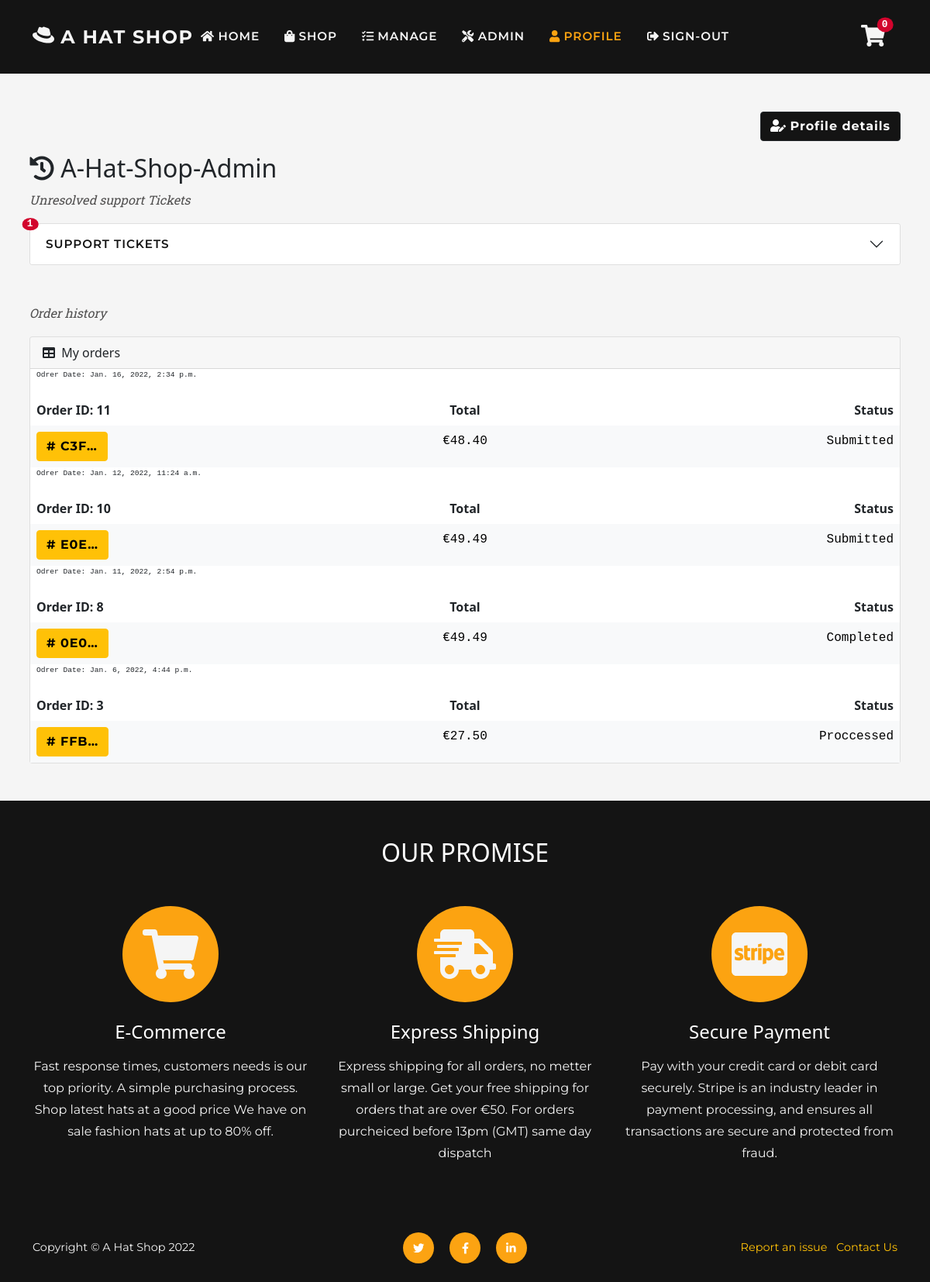
The page /user/ (signed in) on the database its author committed.
### checkout/models.py (models this page shows, shortened)
class Order(models.Model):
    SUBMITTED = 'Submitted'
    PAYMENT = 'Payment received'
    PROCESSED = 'Proccessed'
    SHIPPED = 'Shipped'
    CANCELLED = 'Cancelled'
    COMPLETED = 'Completed'
    ORDER_STATUS = [
        (SUBMITTED, 'Submitted'),
        (PAYMENT, 'Payment received'),
        (PROCESSED, 'Proccessed'),
        (SHIPPED, 'Shipped'),
        (CANCELLED, 'Cancelled'),
        (COMPLETED, 'Completed'),
    ]
    date = models.DateTimeField(auto_now_add=True)
    status = models.CharField(
        max_length=50, default=SUBMITTED, choices=ORDER_STATUS)
    order_number = models.CharField(
        max_length=32, null=False, editable=False)
    total = models.DecimalField(
        max_digits=10, decimal_places=2, default=0)
    delivery = models.DecimalField(
        max_digits=6, decimal_places=2, default=0)
    items = models.TextField(
        null=False, blank=False, default='')
    stripe_pid = models.CharField(
        max_length=254, null=False, blank=False, default='')
    paid = models.BooleanField(default=False)
    user_profile = models.ForeignKey(
        User, on_delete=models.SET_NULL,
        null=True, blank=True, related_name='orders')
    full_name = models.CharField(max_length=50)
    email = models.EmailField(max_length=50)
    shipping_name = models.CharField(max_length=50)
    address_line_1 = models.CharField(max_length=100)
    address_line_2 = models.CharField(max_length=100, blank=True)
    city = models.CharField(max_length=60)
    county = models.CharField(max_length=60, blank=True)
    postcode = models.CharField(max_length=30, blank=True)
    country = CountryField(blank_label='Country')
    def __str__(self):
        return str(f'Order #{self.order_number}')

### customers/views.py (the view)
# urls.py: path('user/', include('customers.urls')),
@login_required
def customers(request):
    order_count = None
    all_orders = False
    profile = request.user
    issues = profile.user_support.all().exclude(status='Resolved')
    issues_count = issues.count()
    reviews = request.user.user_review.all()
    if profile.orders:
        if 'all' in request.GET:
            orders = profile.orders.all().order_by('pk')
            all_orders = True
        else:
            orders = profile.orders.all().order_by('pk')[:10]
            order_count = orders.count()
    else:
        orders = False
    context = {
        'issues_count': issues_count,
        'order_count': order_count,
        'reviews': reviews,
        'all': all_orders,
        'issues': issues,
        'orders': orders,
    }
    return render(request, 'profile/profile.html', context)

### cart/contexts.py (called while the page is built, shortened)
def cart_contents(request):
    cart_items = []
    total = 0
    before = 0
    item_count = 0
    availability = 0
    cart = request.session.get('cart', {})
    if total < 50:
        delivery = total * Decimal(10 / 100)
        free_deivery = 50 * total
    else:
        delivery = 0
        free_deivery = 0
    delivery = round(delivery, 2)
    grand_total = delivery + total
    grand_total = round(grand_total, 2)
    context = {
        'cart_items': cart_items,
        'total': total,
        'before': before,
        'item_count': item_count,
        'delivery': delivery,
        'free_deivery': free_deivery,
        'deivery_treshold': 10,
        'grand_total': grand_total,
    }
    return context

### reviews/contexts.py (called while the page is built)
def review_context(request):
    review_items = ProductReview.objects.all()
    context = {
        'review_items': review_items,
    }
    return context

### support/contexts.py (called while the page is built, shortened)
def message_context(request):
    unread_messages_count = 0
    user_messages = None
    all_messages = Message.objects.all()
    if request.user.is_authenticated:
        profile = request.user
        user_messages = []
        if not request.user.is_superuser:
            if all_messages:
                issues = profile.user_support.all().exclude(status='Resolved')
        else:
            issues = CustomerSuport.objects.all()
        filtered_mesages = all_messages.exclude(
            user=profile).exclude(unread=False)
    context = {
        'unread_messages_count': unread_messages_count,
        'user_messages': user_messages,
    }
    return context

### support/models.py (called while the page is built)
    def __str__(self):
        return f'Ticket ID:{self.id}.\
        {self.issue} Issue. In order ID:{self.order.id}'

### customers/templates/profile/profile.html (shortened to what this page needs)
{% extends 'base.html' %}
{% load static %}
{% load thumbnail %}
{% load crispy_forms_tags %}
{% block extra_css %}
<link href="{% static 'css/customers.css' %}" rel="stylesheet" />
{% endblock %}
{% block page_header %}
<header class="py-5">
</header>
{% endblock %}
{% block content %}
<section class="page-section">
    <div class="container px-sm-2">
        <div class="col-12 text-left">
            <p class="col-12 text-end"><a class="btn btn-dark orrange" href="{% url 'user_details' %}"><i
                        class="fas fa-user-edit"></i> Profile
                    details</a></p>
        </div>
        <h2 class="text-capitalize"><i class="fas fa-history"></i> {{ request.user }}</h2>
        {% if issues %}
        <div>
            <p class="text-muted text-italic">Unresolved support Tickets
        </div>
        <div class="accordion mb-5 d-grid gap-2" id="accordionOne">
            <div class="accordion-item">
                <h2 class="accordion-header">
                    <button class="accordion-button position-relative collapsed" type="button" data-bs-toggle="collapse"
                        data-bs-target="#collapseFour" aria-expanded="true" aria-controls="collapseFour">
                        Support Tickets
                        <span
                            class="cart-pill text-white position-absolute top-0 start-0 translate-middle font-monospace bg-success {% if sale_coun != 0 %}bg-danger{% endif %} rounded-circle">
                            {{ issues_count }}
                        </span>
                    </button>
                </h2>
            </div>
        </div>
        {% endif %}
        <p class="text-muted text-italic">Order history</p>
        <div class="card">
            <div class="card-header">
                <i class="fas fa-table me-1"></i>
                My orders
            </div>
            <div class="card-body p-0">
                {% if orders %}
                {% for order in orders reversed %}
                <p class="time font-monospace px-2">Odrer Date: {{ order.date }}</p>
                <table class="table table-borderless mb-0">
                    <thead>
                        <tr>
                            <th>Order ID: {{ order.id }}</th>
                            <th class="text-center">Total</th>
                            <th class="text-end">Status</th>
                        </tr>
                    </thead>
                    <tbody class="">
                        <tr class="table-light">
                            <td class="col-4"><a class="btn btn-warning"
                                    href="{% url 'order_history' order.order_number %}"
                                    aria-label="A link to the order id {{ order.id }} summary page"
                                    title="{{ order }}" >
                                   # {{ order.order_number | truncatechars:4 }}
                                </a></td>
                            <td class="font-monospace col-4 text-center">€{{ order.total }}</td>
                            <td class="font-monospace col-4 text-end">{{ order.status }}</td>
                        </tr>
                    </tbody>
                </table>
                {% endfor %}
                {% endif %}
            </div>
        </div>
    </div>
</section>
{% endblock %}

### static/css/base.css (style rules this page uses)
:root { --bs-warning: #fca311; --bs-white: #ffffff; --bs-light: #f5f5f5; --bs-dark: #141414; --bs-danger: #d2042d; --bs-success: #6a994e; --bs-primary: #141414; --bs-secondary: #f5f5f5; --bs-primary-rgb: 20, 20, 20; --bs-secondary-rgb: 245, 245, 245; --bs-warning-rgb: 252, 163, 17; --bs-success-rgb: 106, 153, 78; --bs-danger-rgb: 210, 4, 45; --bs-white-rgb: 255, 255, 255; --bs-light-rgb: 245, 245, 245; --bs-dark-rgb: 20, 20, 20; }
.text-muted { color: #504f4f !important; }
.text-italic { font-weight: 400; font-style: italic; font-family: 'Roboto Slab', serif; }
html { scroll-padding-top: 4.5rem; scroll-behavior: smooth; }
body { position: relative; overflow-x: hidden; background-color: #f5f5f5; }
p { line-height: 1.75; }
a { color: blue; }
section, .page-section { padding: 3rem 0; min-height: 50vh; }
@media (min-width: 768px) { section { padding: 6rem 0; } }
.btn { font-family: "Montserrat", sans-serif; font-weight: 700; letter-spacing: .06rem; }
.cart-pill { font-size: .8rem; margin: 0; padding: 0 6px; }
.accordion-button { color: #fca311; }
.btn-dark { background-color: #141414; }
.time { font-size: .6rem; }

### static/css/forms.css (style rules this page uses)
::placeholder { font-family: "Montserrat", sans-serif; font-weight: 700; color: #c5c5c5 !important; }

### customers/static/css/customers.css (style rules this page uses)
.accordion-button { font-family: 'Montserrat', sans-serif; text-transform: uppercase; font-size: 0.95rem; color: #141414; font-weight: 600; letter-spacing: 0.0625em; }

### rows shown on the page
Order: date "Jan. 16, 2022, 2:34 p.m.", id "11", order_number "C3F…", total "48.40", status "Submitted"
Order: date "Jan. 12, 2022, 11:24 a.m.", id "10", order_number "E0E…", total "49.49", status "Submitted"
Order: date "Jan. 11, 2022, 2:54 p.m.", id "8", order_number "0E0…", total "49.49", status "Completed"
Order: date "Jan. 6, 2022, 4:44 p.m.", id "3", order_number "FFB…", total "27.50", status "Proccessed"

### other values the page prints
{{ item_count }} "0"
{{ request.user }} "A-Hat-Shop-Admin"
{{ issues_count }} "1"
